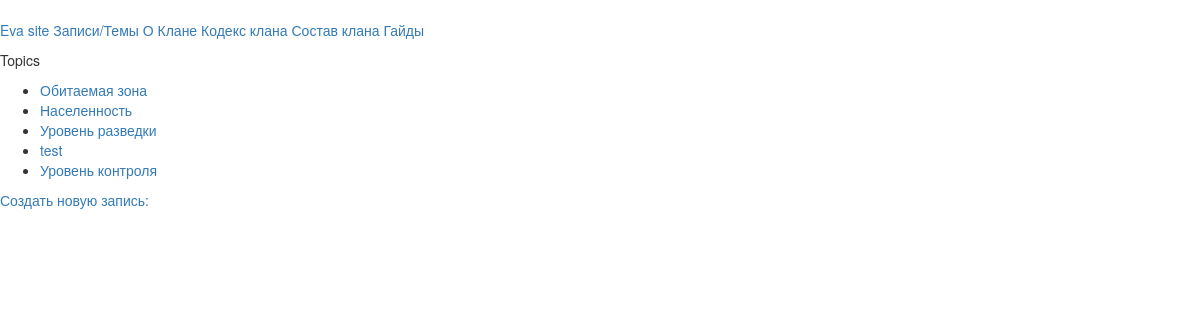
Page /topics/ on the committed database.
### eva_dop/models.py (models this page shows)
class Topic(models.Model):
	text = models.CharField(max_length=200)
	date_added = models.DateTimeField(auto_now_add=True)
	def __str__(self):
		return self.text

### eva_dop/views.py (the view)
# urls.py: url(r'^topics/$', views.topics, name='topics'),
def topics(request):
	topics = Topic.objects.order_by('date_added')
	context = {'topics': topics}
	return render(request, 'eva_dop/topics.html', context)

### eva_dop/templates/eva_dop/topics.html (shortened to what this page needs)
{% extends "eva_dop/base.html" %}
{% block content %}
	<p>Topics</p>
<ul>
  {% for topic in topics %}
    <li>
	  <a href="{% url 'eva_dop:topic' topic.id %}">{{ topic }}</a>
	</li>
  {% empty %}
    <li>Записи ещё не добавлены</li>
  {% endfor %}
</ul>
	<a href="{% url 'eva_dop:new_topic' %}">Создать новую запись:</a>
{% endblock content %}

### rows in the picture
Topic: text "Обитаемая зона"
Topic: text "Населенность"
Topic: text "Уровень разведки"
Topic: text "test"
Topic: text "Уровень контроля"
